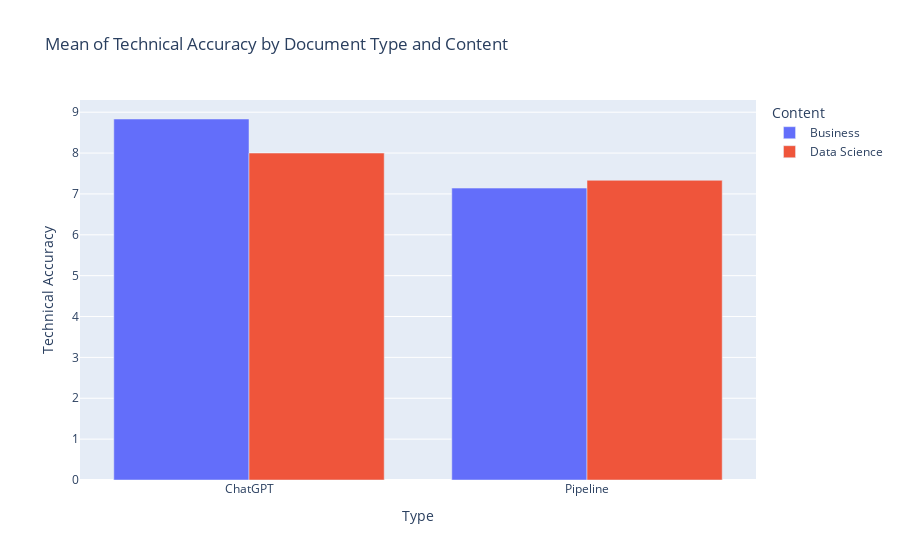

Notebook source saved alongside this figure:
### Code cell
# plot the data
fig = px.bar(df_grouped, x='Type', y='Technical Accuracy', color='Content', barmode='group', title='Mean of Technical Accuracy by Document Type and Content')

fig.show()

### Figure 1 — Plotly figure (JSON) as saved in the notebook; plotly's stock layout.template omitted (floating-point values rounded to 4 significant figures)
{"data": [{"alignmentgroup": "True", "hovertemplate": "Content=Business<br>Type=%{x}<br>Technical Accuracy=%{y}<extra></extra>", "legendgroup": "Business", "marker": {"color": "#636efa", "pattern": {"shape": ""}}, "name": "Business", "offsetgroup": "Business", "orientation": "v", "showlegend": true, "textposition": "auto", "type": "bar", "x": ["ChatGPT", "Pipeline"], "xaxis": "x", "y": [8.833, 7.143], "yaxis": "y"}, {"alignmentgroup": "True", "hovertemplate": "Content=Data Science<br>Type=%{x}<br>Technical Accuracy=%{y}<extra></extra>", "legendgroup": "Data Science", "marker": {"color": "#EF553B", "pattern": {"shape": ""}}, "name": "Data Science", "offsetgroup": "Data Science", "orientation": "v", "showlegend": true, "textposition": "auto", "type": "bar", "x": ["ChatGPT", "Pipeline"], "xaxis": "x", "y": [8, 7.333], "yaxis": "y"}], "layout": {"barmode": "group", "legend": {"title": {"text": "Content"}, "tracegroupgap": 0}, "title": {"text": "Mean of Technical Accuracy by Document Type and Content"}, "xaxis": {"anchor": "y", "domain": [0, 1], "title": {"text": "Type"}}, "yaxis": {"anchor": "x", "domain": [0, 1], "title": {"text": "Technical Accuracy"}}}}
